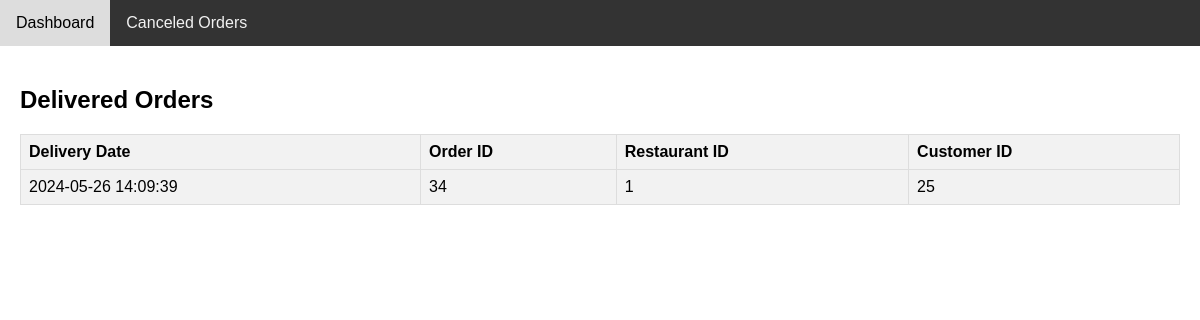
/Restaurant/orders/delivered.php (signed in), run on the app's committed database.
### tables this page shows
CREATE TABLE `delivers` (
  `Order_ID` int(10) NOT NULL,
  `Quantity` int(2) NOT NULL,
  `Delivery_Date` timestamp NULL DEFAULT NULL,
  `sub_total` int(6) NOT NULL,
  `Customer_ID` int(10) NOT NULL,
  `Restaurant_ID` int(10) NOT NULL
);

### Restaurant/orders/delivered.php (the view, shortened to what this page needs)
<!DOCTYPE html>
<html>
<head>
    <link rel="stylesheet" type="text/css" href="orders.css">
    <link rel="stylesheet" href="https://cdnjs.cloudflare.com/ajax/libs/font-awesome/4.7.0/css/font-awesome.min.css">
</head>
<body>
<div class="topnav">
  <a href="http://localhost/dbdine/Restaurant/r_dashboard/r_dashboard.php">Dashboard</a>
  <a href="http://localhost/dbdine/Restaurant/orders/order_cancel.php">Canceled Orders</a>
</div>
<div class="content">
  <h2>Delivered Orders</h2>
  <?php
    include("../../admin/db.php");
    $sql = "SELECT * FROM delivers";
    $stmt1 = $conn->prepare($sql);
    $stmt1->execute();
    $result1 = $stmt1->get_result();
    echo "<table border='1'>";
    echo "<tr><th>Delivery Date</th>
            <th>Order ID</th>
            <th>Restaurant ID</th>
            <th>Customer ID</th>
            </tr>";
    while($row = $result1->fetch_assoc()) {
        echo "<tr>
        <td>".$row["Delivery_Date"]."</td>
        <td>".$row["Order_ID"]."</td>
        <td>".$row["Restaurant_ID"]."</td>
        <td>".$row["Customer_ID"]."</td>
        </tr>";
    }
    echo "</table>";
  ?>
</div>
</body>
</html>

### Restaurant/orders/orders.css (style rules this page uses)
body { font-family: Arial, sans-serif; margin: 0; padding: 0; }
.topnav { overflow: hidden; background-color: #333; }
.topnav a { float: left; color: #f2f2f2; text-align: center; padding: 14px 16px; text-decoration: none; }
.content { padding: 20px; }
table { border-collapse: collapse; width: 100%; border: 1px solid #ddd; }
th, td { border: 1px solid #ddd; padding: 8px; text-align: left; }
th { background-color: #f2f2f2; }
tr:nth-child(even) { background-color: #f2f2f2; }

### data on the page
delivers: Delivery_Date "2024-05-26 14:09:39", Order_ID "34", Restaurant_ID "1", Customer_ID "25"
